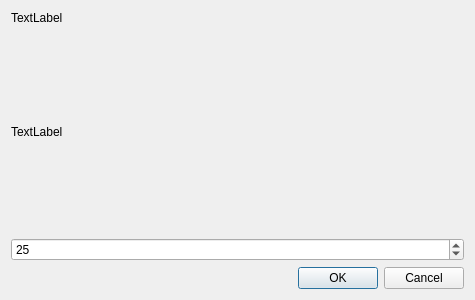
<?xml version="1.0" encoding="UTF-8"?>
<ui version="4.0">
 <class>batchDialog</class>
 <widget class="QDialog" name="batchDialog">
  <property name="geometry">
   <rect>
    <x>0</x>
    <y>0</y>
    <width>475</width>
    <height>300</height>
   </rect>
  </property>
  <property name="windowTitle">
   <string>Dialog</string>
  </property>
  <layout class="QVBoxLayout" name="verticalLayout">
   <item>
    <widget class="QLabel" name="batch_title">
     <property name="text">
      <string>TextLabel</string>
     </property>
    </widget>
   </item>
   <item>
    <spacer name="verticalSpacer">
     <property name="orientation">
      <enum>Qt::Vertical</enum>
     </property>
     <property name="sizeHint" stdset="0">
      <size>
       <width>20</width>
       <height>40</height>
      </size>
     </property>
    </spacer>
   </item>
   <item>
    <widget class="QLabel" name="batch_description">
     <property name="text">
      <string>TextLabel</string>
     </property>
     <property name="alignment">
      <set>Qt::AlignJustify|Qt::AlignVCenter</set>
     </property>
     <property name="wordWrap">
      <bool>true</bool>
     </property>
    </widget>
   </item>
   <item>
    <spacer name="verticalSpacer_2">
     <property name="orientation">
      <enum>Qt::Vertical</enum>
     </property>
     <property name="sizeHint" stdset="0">
      <size>
       <width>20</width>
       <height>40</height>
      </size>
     </property>
    </spacer>
   </item>
   <item>
    <widget class="QSpinBox" name="runForSpinBox">
     <property name="minimum">
      <number>1</number>
     </property>
     <property name="maximum">
      <number>10000</number>
     </property>
     <property name="value">
      <number>25</number>
     </property>
    </widget>
   </item>
   <item>
    <widget class="QDialogButtonBox" name="buttonBox">
     <property name="orientation">
      <enum>Qt::Horizontal</enum>
     </property>
     <property name="standardButtons">
      <set>QDialogButtonBox::Cancel|QDialogButtonBox::Ok</set>
     </property>
    </widget>
   </item>
  </layout>
 </widget>
 <resources/>
 <connections>
  <connection>
   <sender>buttonBox</sender>
   <signal>accepted()</signal>
   <receiver>batchDialog</receiver>
   <slot>accept()</slot>
   <hints>
    <hint type="sourcelabel">
     <x>248</x>
     <y>254</y>
    </hint>
    <hint type="destinationlabel">
     <x>157</x>
     <y>274</y>
    </hint>
   </hints>
  </connection>
  <connection>
   <sender>buttonBox</sender>
   <signal>rejected()</signal>
   <receiver>batchDialog</receiver>
   <slot>reject()</slot>
   <hints>
    <hint type="sourcelabel">
     <x>316</x>
     <y>260</y>
    </hint>
    <hint type="destinationlabel">
     <x>286</x>
     <y>274</y>
    </hint>
   </hints>
  </connection>
 </connections>
</ui>
